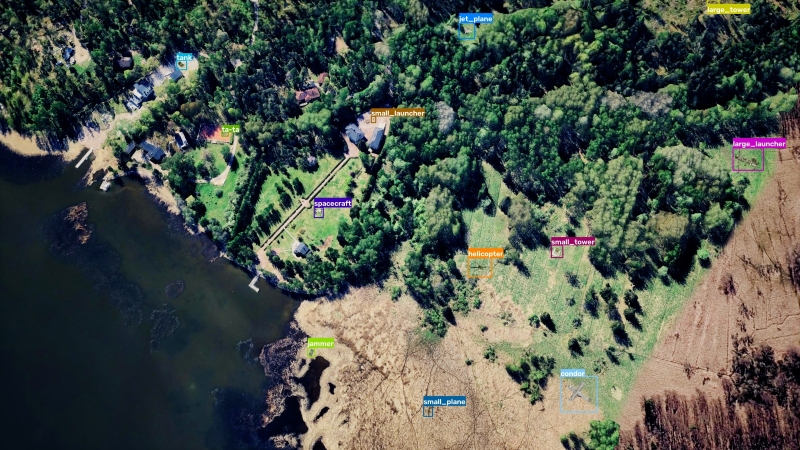
#> input picture drone-flyby/images/drone_bbox1.jpg, 1600 x 900 px, given in place of frame_000005.png, which was not available (shown at 1/2 size)
$ python make_discovery_sheets.py --images ../../images --output out.png --start 5 --end 5
#> lines starting #> are read from the running program, lines starting #| are printed output that depends on the picture; after the words box and inside, x2 and y2 are one past the last pixel; in counts of white or black regions, pixels touching at a corner belong together; pictures that were not available may be replaced by others from this repository, and a replacement may not be noted
#!/usr/bin/env python3
"""Build native-detail tiled sheets for deliberate full-frame visual review."""
import argparse
from pathlib import Path
import cv2

def main():
 p=argparse.ArgumentParser();p.add_argument('--images',type=Path,required=True);p.add_argument('--output',type=Path,required=True);p.add_argument('--start',type=int,required=True);p.add_argument('--end',type=int,required=True);a=p.parse_args();a.output.mkdir(parents=True,exist_ok=True)
 # Each output holds one spatial quadrant across 16 frames.  At 960x540 per cell,
 # small objects remain inspectable instead of being lost in full-frame thumbnails.
 frames=list(range(a.start,a.end+1)); cols=4
 for q,(x,y) in enumerate(((0,0),(1920,0),(0,1080),(1920,1080))):
  cells=[]
  for f in frames:
   im=cv2.imread(str(a.images/f'frame_{f:06d}.png'),cv2.IMREAD_UNCHANGED)
#> im is the input picture: shape (900, 1600, 3); mean B, G, R 74.4, 83.9, 75.7
   tile=im[y:y+1080,x:x+1920,:3]
   tile=cv2.resize(tile,(960,540),interpolation=cv2.INTER_AREA)
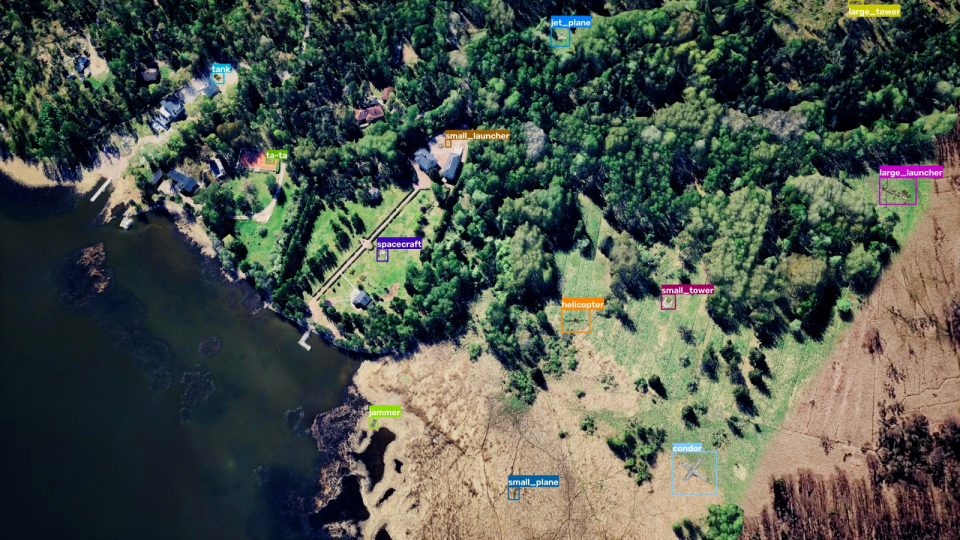
#> tile: shape (540, 960, 3); mean B, G, R 74.4, 83.9, 75.7
   cv2.putText(tile,str(f),(15,35),cv2.FONT_HERSHEY_SIMPLEX,1,(255,255,255),3,cv2.LINE_AA);cells.append(tile)
#> after `cv2.putText(tile, str(f), (15, 35), cv2.FONT_HERSHEY_SIMPLEX, 1, (255,`:
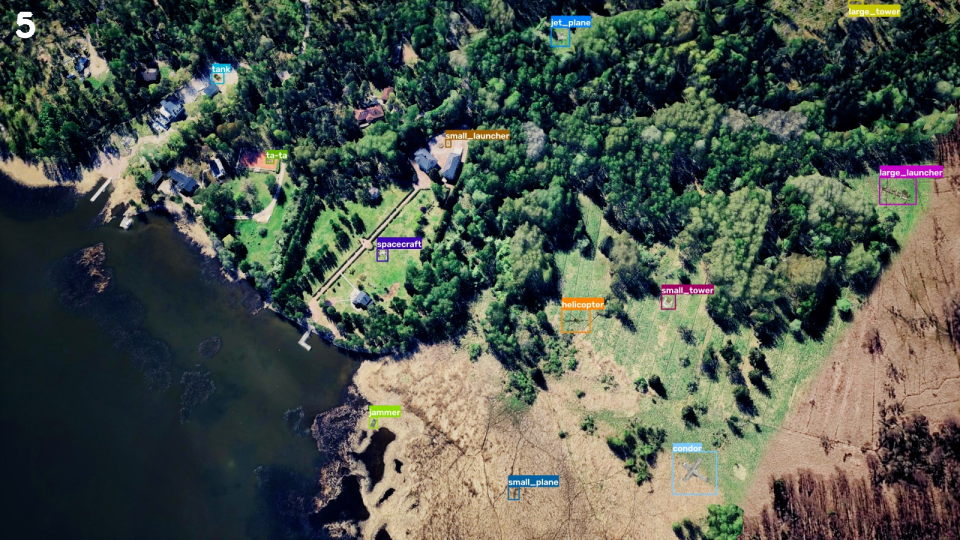
#> tile: shape (540, 960, 3); 0.08% of pixels changed, all inside (x1, y1, x2, y2) = (15, 11, 36, 39)
  while len(cells)%cols: cells.append(cells[-1]*0)
#> this loop made 3 passes
#> after the loop, cells = 4 items
  rows=[cv2.hconcat(cells[i:i+cols]) for i in range(0,len(cells),cols)]
#> rows = 1 item
  cv2.imwrite(str(a.output/f'frames_{a.start:03d}_{a.end:03d}_q{q}.jpg'),cv2.vconcat(rows),[cv2.IMWRITE_JPEG_QUALITY,92])
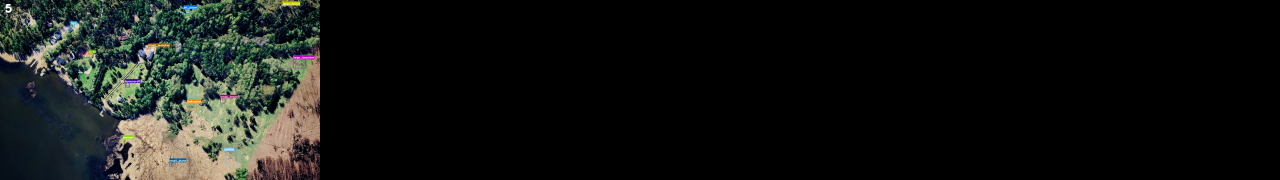
#> saved as frames_005_005_q0.jpg: shape (540, 3840, 3) (shown at 1/3 size); mean B, G, R 18.6, 21, 18.9
#> (the run stopped early here; a loop or call above may not have finished)
